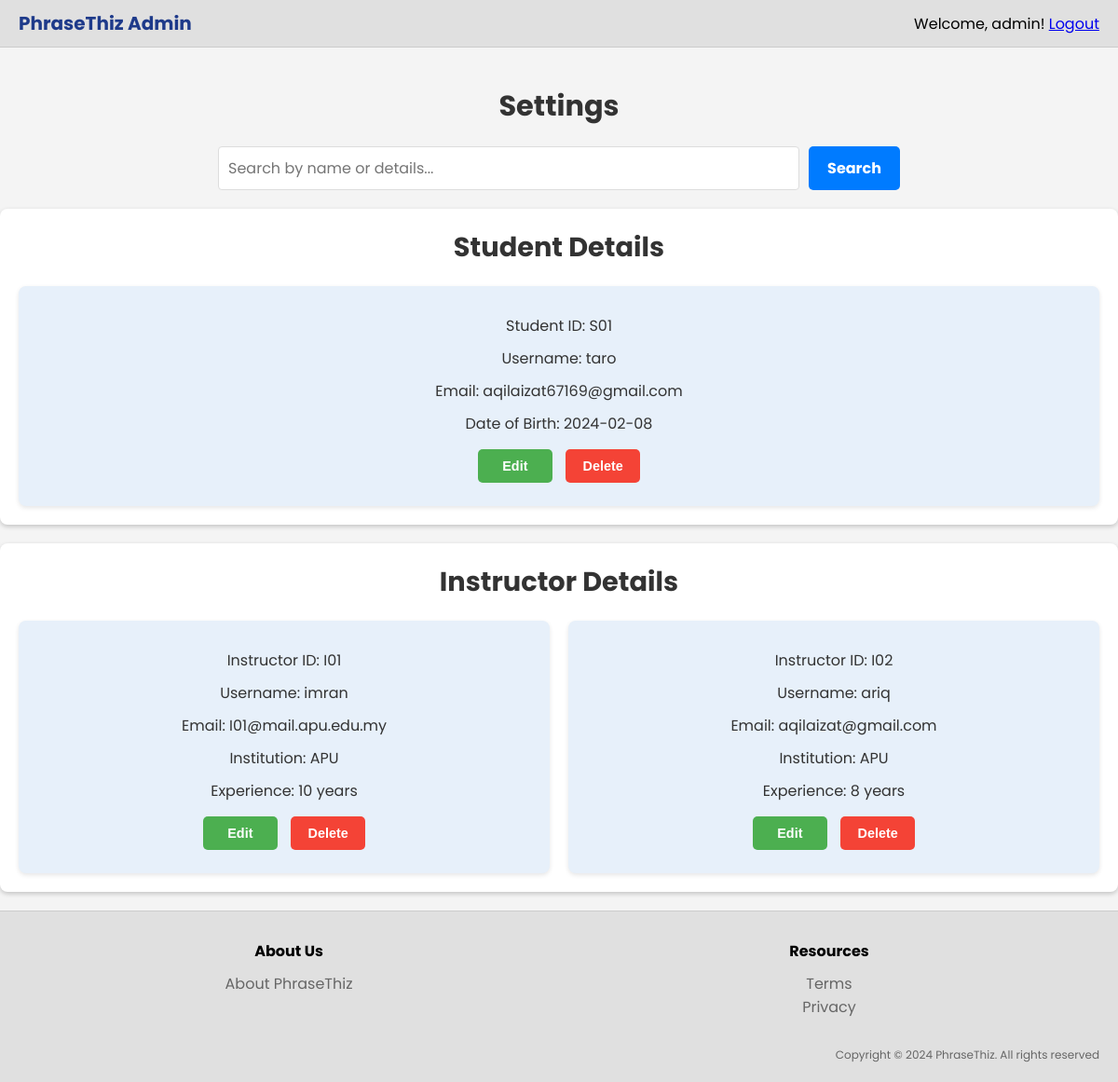
The page /admin/admin.php (signed in) on the database its author committed.
### tables this page shows
CREATE TABLE IF NOT EXISTS `student` (
  `student_id` varchar(50) NOT NULL,
  `username` varchar(50) NOT NULL,
  `password` varchar(255) NOT NULL,
  `email` varchar(100) NOT NULL,
  `dob` date NOT NULL,
  `admin_id` varchar(50) NOT NULL,
  PRIMARY KEY (`student_id`) USING BTREE,
  KEY `admin_id` (`admin_id`)
);

CREATE TABLE IF NOT EXISTS `instructor` (
  `instructor_id` varchar(50) NOT NULL,
  `username` varchar(50) NOT NULL,
  `password` varchar(255) NOT NULL,
  `email` varchar(100) NOT NULL,
  `dob` date NOT NULL,
  `institution` varchar(255) NOT NULL,
  `experience` varchar(255) NOT NULL,
  `certificate` varchar(255) NOT NULL,
  `admin_id` varchar(50) NOT NULL,
  PRIMARY KEY (`instructor_id`),
  KEY `admin_id` (`admin_id`)
);

### admin/admin.php (the view, shortened to what this page needs)
<?php
include("../conn/conn.php");
$students_query = "SELECT * FROM STUDENT";
$students_result = mysqli_query($con, $students_query);
$instructors_query = "SELECT * FROM INSTRUCTOR";
$instructors_result = mysqli_query($con, $instructors_query);
?>
<!DOCTYPE html>
<html lang="en">
<head>
    <link rel="stylesheet" href="../css/admin.css">
</head>
<body>
<header>
    <div class="logo-nav">
        <a href="../admin/admin.php" class="logo">PhraseThiz Admin</a>
    </div>
    <div class="auth-container">
        <?php if (isset($_SESSION['username'])): ?>
            <span>Welcome, <?php echo htmlspecialchars($_SESSION['username']); ?>!</span>
            <a href="../logout/logout.php" class="logout-btn">Logout</a>
        <?php else: ?>
            <a href="../login/login.php" class="login-btn">Login</a>
        <?php endif; ?>
    </div>
</header>
<section class="main-container">
    <h1>Settings</h1>
    <div class="search-container" style="font-family: 'Poppins', sans-serif;">
        <input type="text" id="searchInput" class="search-bar" placeholder="Search by name or details...">
        <button class="search-button">Search</button>
    </div>
    <div class="container">
        <h2>Student Details</h2>
        <div class="card-grid">
            <?php
            if (mysqli_num_rows($students_result) > 0) {
                while ($student = mysqli_fetch_assoc($students_result)) {
            ?>
                <div class="card">
                    <p>Student ID: <?php echo htmlspecialchars($student['student_id']); ?></p>
                    <p>Username: <?php echo htmlspecialchars($student['username']); ?></p>
                    <p>Email: <?php echo htmlspecialchars($student['email']); ?></p>
                    <p>Date of Birth: <?php echo htmlspecialchars($student['dob']); ?></p>
                    <button class="edit-btn" onclick="editStudent('<?php echo $student['student_id']; ?>')">Edit</button>
                    <button class="delete-btn" onclick="deleteStudent('<?php echo $student['student_id']; ?>')">Delete</button>
                </div>
            <?php
                }
            } else {
                echo "<p>No students found.</p>";
            }
            ?>
        </div>
    </div>
    <div class="container">
        <h2>Instructor Details</h2>
        <div class="card-grid">
            <?php
            if (mysqli_num_rows($instructors_result) > 0) {
                while ($instructor = mysqli_fetch_assoc($instructors_result)) {
            ?>
                <div class="card">
                    <p>Instructor ID: <?php echo htmlspecialchars($instructor['instructor_id']); ?></p>
                    <p>Username: <?php echo htmlspecialchars($instructor['username']); ?></p>
                    <p>Email: <?php echo htmlspecialchars($instructor['email']); ?></p>
                    <p>Institution: <?php echo htmlspecialchars($instructor['institution']); ?></p>
                    <p>Experience: <?php echo htmlspecialchars($instructor['experience']); ?></p>
                    <button class="edit-btn" onclick="editInstructor('<?php echo $instructor['instructor_id']; ?>')">Edit</button>
                    <button class="delete-btn" onclick="deleteInstructor('<?php echo $instructor['instructor_id']; ?>')">Delete</button>
                 </div>
            <?php
                }
            } else {
                echo "<p>No instructors found.</p>";
            }
            ?>
        </div>
    </div>
</section>
<footer>
    <div class="footer-container">
        <div class="footer-section">
            <h3>About Us</h3>
            <ul>
                <li><a href="../about-us/about-us.php">About PhraseThiz</a></li>
            </ul>
        </div>
        <div class="footer-section">
            <h3>Resources</h3>
            <ul>
                <li><a href="../term-privacy/term-privacy.php">Terms</a></li>
                <li><a href="../term-privacy/term-privacy.php">Privacy</a></li>
            </ul>
        </div>
        <div class="footer-copyright">
            <p>Copyright &copy; 2024 PhraseThiz. All rights reserved</p>
        </div>
    </div>
</footer>
</body>
</html>

### css/admin.css (style rules this page uses)
* { margin: 0; padding: 0; box-sizing: border-box; }
html, body { width: 100%; max-width: 100%; height: 100%; overflow-x: hidden; }
body { font-family: 'Poppins', sans-serif; background-color: #f4f4f4; display: flex; flex-direction: column; min-height: 100vh; }
h1, h2 { text-align: center; color: #333; margin-bottom: 20px; }
h1 { margin-top: 40px; font-size: 1.9em; }
h2 { font-size: 1.8em; }
header { display: flex; justify-content: space-between; align-items: center; padding: 10px 20px; background-color: #e0e0e0; border-bottom: 1px solid #ccc; }
.logo-nav { display: flex; align-items: center; }
.logo { text-decoration: none; color: #1e3a8a; font-size: 20px; font-weight: bold; }
.login-btn, .search-button, .card button { border: none; border-radius: 5px; cursor: pointer; transition: all 0.3s ease-in-out; font-weight: bold; }
.container { max-width: 1200px; margin: 20px auto; padding: 20px; background-color: white; border-radius: 8px; box-shadow: 0 2px 5px rgba(0, 0, 0, 0.2); }
.search-container { display: flex; justify-content: center; margin-bottom: 20px; }
.search-bar { width: 52%; padding: 10px; font-family: 'Poppins', sans-serif; font-size: 16px; border: 1px solid #ddd; border-radius: 4px; margin-right: 10px; }
.search-button { padding: 10px 20px; font-family: 'Poppins', sans-serif; font-size: 16px; background-color: #007bff; color: white; }
.card-grid { display: grid; grid-template-columns: repeat(auto-fit, minmax(250px, 1fr)); gap: 20px; }
.card { background-color: #e7f0fa; padding: 20px; border-radius: 8px; box-shadow: 0 2px 5px rgba(0, 0, 0, 0.1); text-align: center; }
.card p { margin: 10px 0; color: #333; }
.card button { margin: 5px; padding: 10px 15px; font-size: 0.9em; width: 80px; }
.edit-btn { background-color: #4CAF50; color: white; }
.delete-btn { background-color: #f44336; color: white; }
footer { background-color: #e0e0e0; padding: 20px; border-top: 1px solid #ccc; text-align: center; margin-top: auto; }
.footer-container { display: flex; flex-wrap: wrap; justify-content: space-between; align-items: flex-start; max-width: 1200px; margin: 0 auto; }
.footer-section { flex: 1; min-width: 200px; margin: 10px; }
.footer-section h3 { font-size: 16px; margin-bottom: 10px; color: #000; }
.footer-section ul { list-style: none; padding: 0; margin: 0; }
.footer-section ul li a { text-decoration: none; color: #666; }
.footer-copyright { flex: 1 100%; text-align: right; font-size: 12px; color: #666; margin-top: 20px; }

### rows shown on the page
student: student_id "S01", username "taro", email "aqilaizat67169@gmail.com", dob "2024-02-08"
instructor: instructor_id "I01", username "imran", email "I01@mail.apu.edu.my", institution "APU", experience "10 years"
instructor: instructor_id "I02", username "ariq", email "aqilaizat@gmail.com", institution "APU", experience "8 years"

### other values the page prints
$_SESSION['username'] "admin"
